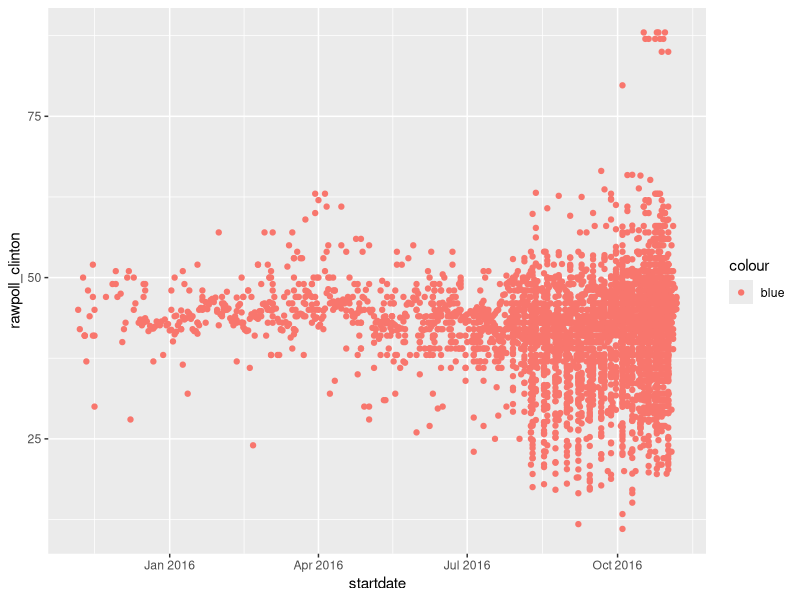
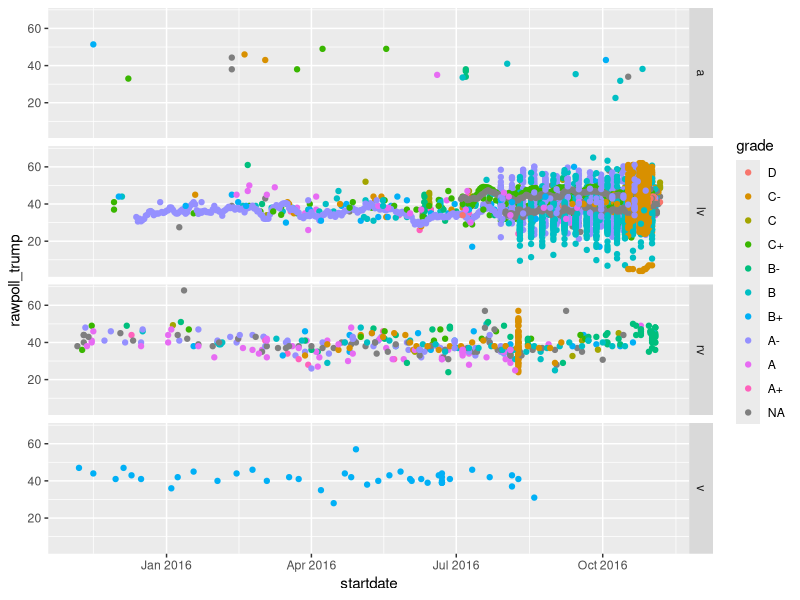
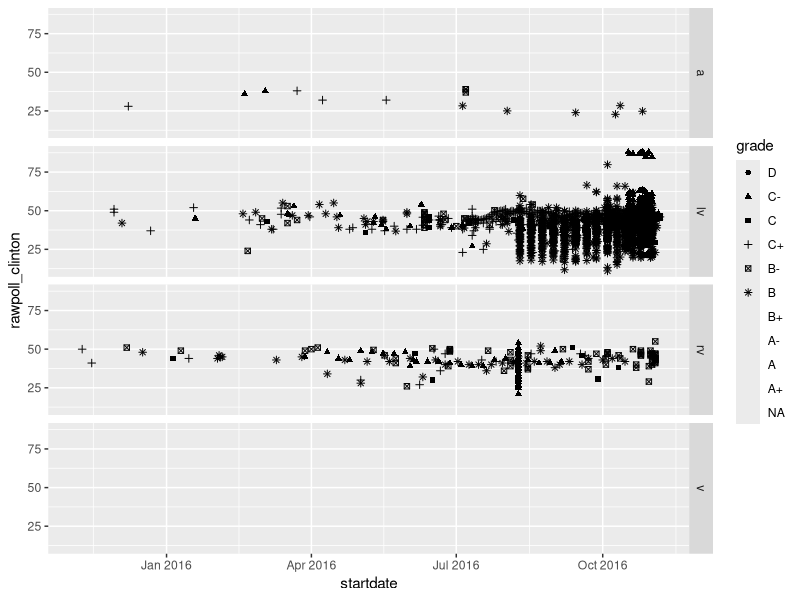
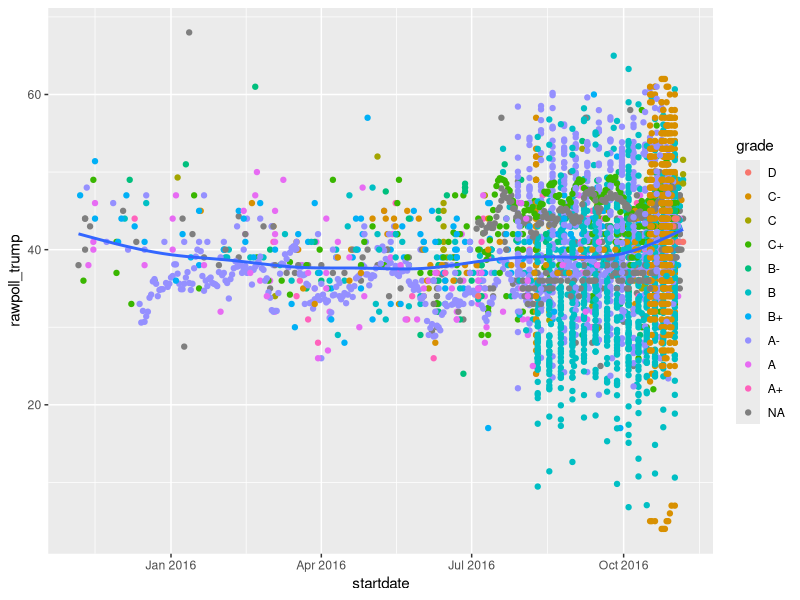
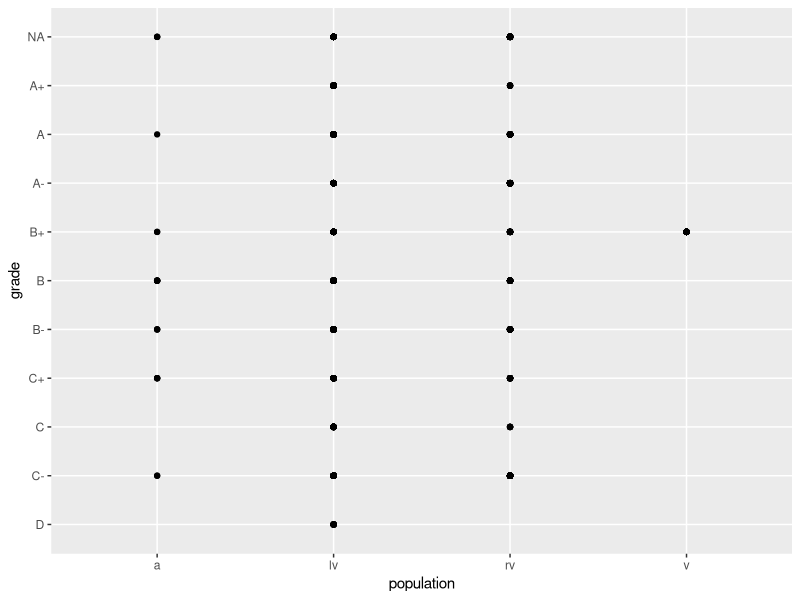
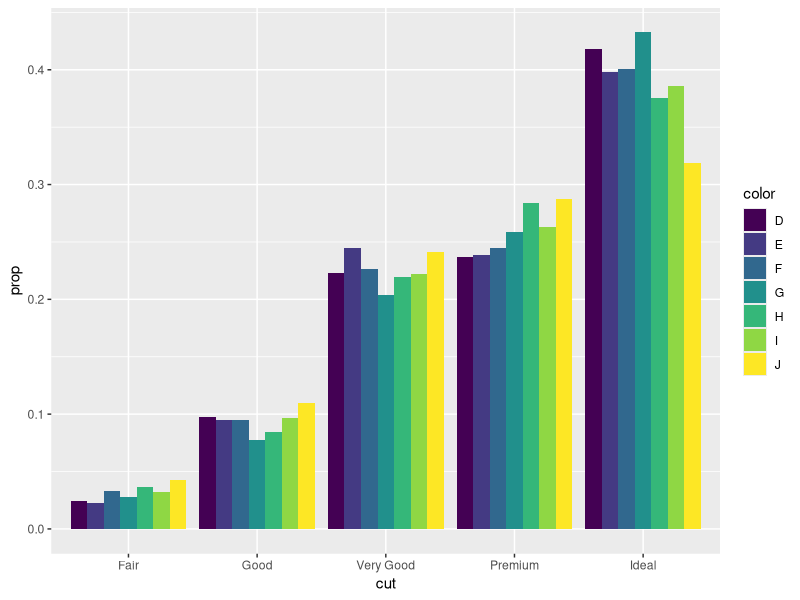
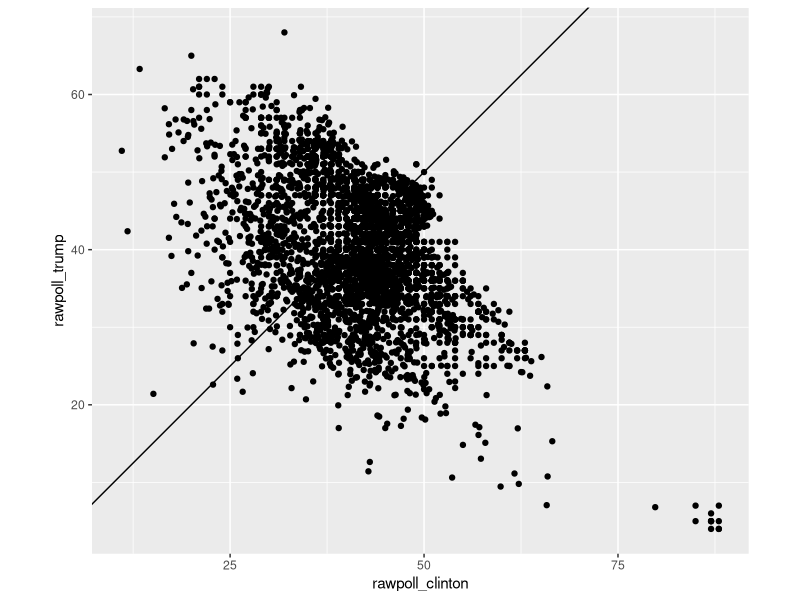

R code for these plots, in order:
## ---- chunk 1
library(tidyverse)
library(dslabs)
knitr::opts_chunk$set(echo = TRUE)
## ---- chunk 2
    ggplot(data = polls_us_election_2016) + 
      geom_point(mapping = aes(x = startdate, 
                               y = rawpoll_clinton, 
                               color = "blue"))
## ---- chunk 3
    ggplot(data = polls_us_election_2016) +
      geom_point(aes(x = startdate, 
                     y = rawpoll_trump, 
                     color = grade)) +
      facet_grid(rows = vars(population))
## ---- chunk 4
ggplot(data = polls_us_election_2016) +
  geom_point(aes(x = startdate, 
                 y = rawpoll_clinton,
                 shape = grade)) +
  facet_grid(rows = vars(population))
## ---- chunk 5
    ggplot(data = polls_us_election_2016, 
           mapping = aes(x = startdate, 
                         y = rawpoll_trump)) +
        geom_point(aes(color = grade)) +
        geom_smooth(se = FALSE)
## ---- chunk 6
    ggplot(data = polls_us_election_2016, 
           mapping = aes(x = population, y = grade)) + 
      geom_point()
## ---- chunk 7
    ggplot(data = diamonds) + 
      geom_bar(mapping = aes(x = cut, fill = color, y = ..prop.., group= color), position="dodge")
## ---- chunk 8
    ggplot(data = polls_us_election_2016, 
           mapping = aes(x = rawpoll_clinton, 
                         y = rawpoll_trump)) +
      geom_point() + 
      geom_abline() +
      coord_fixed()
